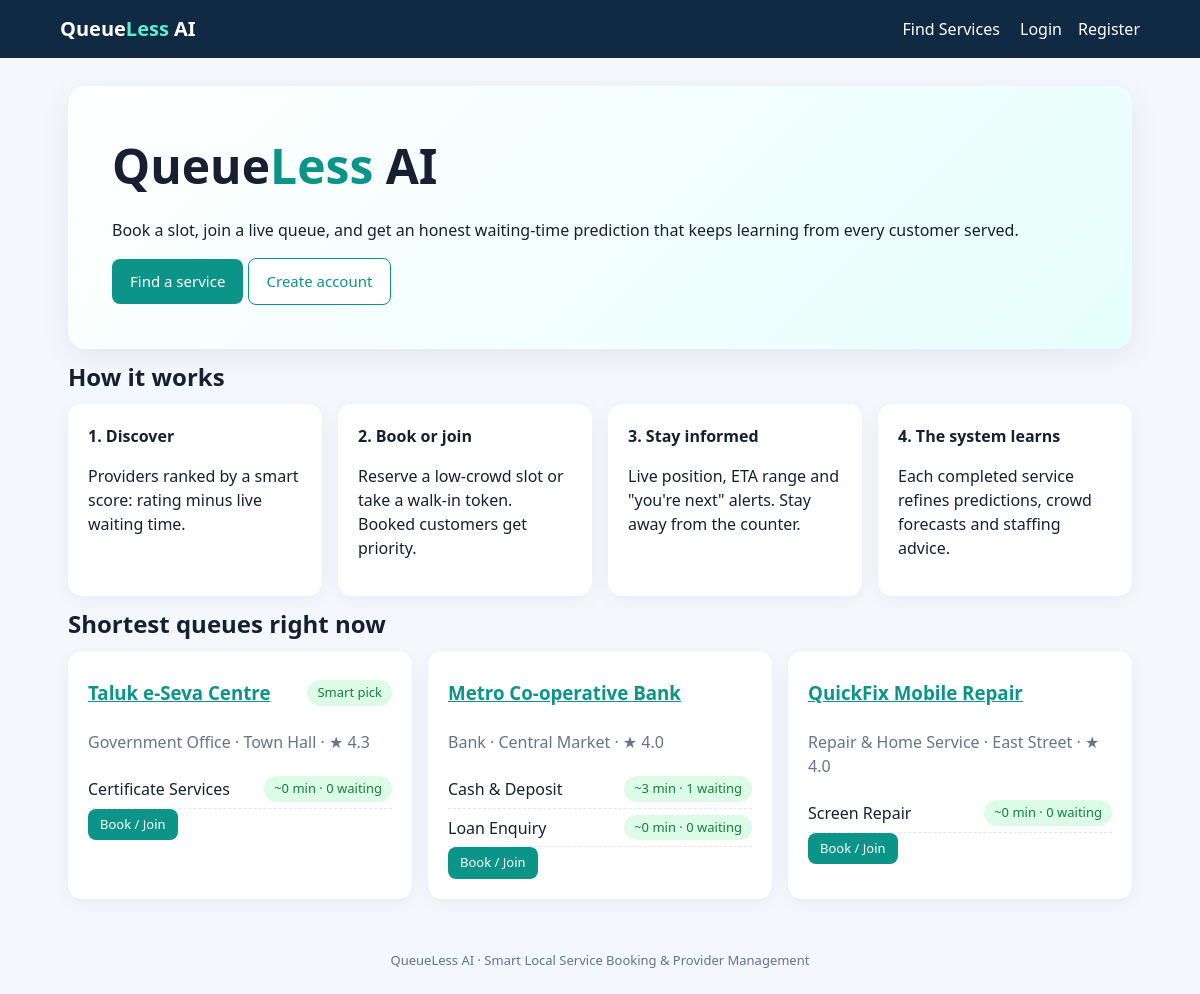
The page / on the database its author committed.
### queue_app/models.py (models this page shows, shortened)
class Provider(models.Model):
    CATEGORY_CHOICES = [
        ("HOSPITAL", "Hospital / Clinic"), ("BANK", "Bank"), ("SALON", "Salon & Spa"),
        ("REPAIR", "Repair & Home Service"), ("GOVT", "Government Office"), ("EDU", "College / Education"),
    ]
    owner = models.ForeignKey(User, on_delete=models.SET_NULL, null=True, blank=True, related_name="providers")
    name = models.CharField(max_length=140)
    category = models.CharField(max_length=20, choices=CATEGORY_CHOICES)
    area = models.CharField(max_length=100, blank=True)
    address = models.CharField(max_length=250, blank=True)
    description = models.TextField(blank=True)
    open_time = models.TimeField(default=time(9, 0))
    close_time = models.TimeField(default=time(17, 0))
    verified = models.BooleanField(default=False)
    created_at = models.DateTimeField(default=timezone.now)
    @property
    def avg_rating(self):
        value = self.reviews.aggregate(a=Avg("rating"))["a"]
        return round(value, 1) if value else None

class Service(models.Model):
    provider = models.ForeignKey(Provider, on_delete=models.CASCADE, related_name="services")
    name = models.CharField(max_length=120)
    description = models.CharField(max_length=250, blank=True)
    average_minutes = models.PositiveIntegerField(default=10)
    price = models.DecimalField(max_digits=8, decimal_places=2, default=0)
    active = models.BooleanField(default=True)
    @property
    def active_counters(self):
        return max(1, self.counters.filter(active=True).count())

### queue_app/views.py (the view, shortened to what this page needs)
# urls.py: path("", views.home, name="home"),
def home(request):
    ctx = {"cards": ai.provider_cards()[:3]}
    return render(request, "home.html", ctx)

### queue_app/ai.py (called while the page is built)
def service_stats(service, hour=None):
    hour = timezone.localtime().hour if hour is None else hour
    rows = list(ServiceHistory.objects.filter(service=service).order_by("-created_at")[:80])
    rows.reverse()
    return engine.estimate_service_time([r.minutes for r in rows], [r.hour for r in rows],
                                        hour, service.average_minutes)

def _counts(service, token=None):
    waiting = Token.objects.filter(service=service, status="WAITING")
    in_service = Token.objects.filter(service=service, status__in=["CALLED", "SERVING"])
    if token is not None:  # only people who will be served BEFORE this token
        waiting = waiting.filter(Q(priority__gt=token.priority) |
                                 Q(priority=token.priority, created_at__lt=token.created_at))
        in_service = in_service.exclude(pk=token.pk)
    return waiting.count(), in_service.count()

def new_joiner_wait(service):
    stats = service_stats(service)
    waiting, in_service = _counts(service)
    w = engine.wait_estimate(waiting, in_service, service.active_counters, stats["avg"], stats["sd"])
    return dict(minutes=w["minutes"], waiting=waiting, in_service=in_service, counters=service.active_counters)

def provider_cards(q="", category=""):
    qs = Provider.objects.filter(services__active=True)
    if q:
        qs = qs.filter(Q(name__icontains=q) | Q(area__icontains=q) | Q(services__name__icontains=q))
    if category:
        qs = qs.filter(category=category)
    cards = []
    for p in qs.distinct():
        rows = [(s, new_joiner_wait(s)) for s in p.services.filter(active=True)]
        best_wait = min(w["minutes"] for _, w in rows)
        rating = p.avg_rating
        cards.append(dict(provider=p, services=rows, best_wait=best_wait, rating=rating,
                          score=round((rating or 3.5) * 20 - best_wait)))
    cards.sort(key=lambda c: -c["score"])
    return cards

### queue_app/context.py (called while the page is built)
def shared(request):
    if not request.user.is_authenticated:
        return {"unread_count": 0, "is_provider": False}
    from .workflow import managed_services
    return {
        "unread_count": request.user.notifications.filter(read=False).count(),
        "is_provider": managed_services(request.user).exists(),
    }

### queue_app/engine.py (called while the page is built)
def ewma(values, alpha=0.3):
    if not values:
        return None
    n = len(values)
    weights = [(1 - alpha) ** (n - 1 - i) for i in range(n)]
    return sum(w * v for w, v in zip(weights, values)) / sum(weights)

### templates/home.html (shortened to what this page needs)
{% extends "base.html" %}
{% block content %}
<section class="hero">
  <h1>Queue<span>Less</span> AI</h1>
  <p>Book a slot, join a live queue, and get an honest waiting-time prediction that keeps learning from every customer served.</p>
  <a class="button" href="{% url 'providers' %}">Find a service</a>
  {% if not user.is_authenticated %}<a class="button ghost" href="{% url 'register' %}">Create account</a>{% endif %}
</section>
<h2>How it works</h2>
<div class="grid">
  <div class="card"><b>1. Discover</b><p>Providers ranked by a smart score: rating minus live waiting time.</p></div>
  <div class="card"><b>2. Book or join</b><p>Reserve a low-crowd slot or take a walk-in token. Booked customers get priority.</p></div>
  <div class="card"><b>3. Stay informed</b><p>Live position, ETA range and "you're next" alerts. Stay away from the counter.</p></div>
  <div class="card"><b>4. The system learns</b><p>Each completed service refines predictions, crowd forecasts and staffing advice.</p></div>
</div>
<h2>Shortest queues right now</h2>
<div class="grid">{% for c in cards %}{% include "partials/provider_card.html" with smart=True %}{% endfor %}</div>
{% endblock %}

### templates/partials/provider_card.html
<div class="card provider">
  <div class="row"><h3><a href="{% url 'provider_detail' c.provider.pk %}">{{ c.provider.name }}</a></h3>
    {% if forloop.first and smart %}<span class="pill good">Smart pick</span>{% endif %}</div>
  <p class="muted">{{ c.provider.get_category_display }} &middot; {{ c.provider.area }}
    {% if c.rating %}&middot; &#9733; {{ c.rating }}{% endif %}</p>
  {% for s, w in c.services %}
  <div class="svc"><span>{{ s.name }}</span>
    <span class="pill {% if w.minutes < 10 %}good{% elif w.minutes < 25 %}mid{% else %}bad{% endif %}">
      ~{{ w.minutes }} min &middot; {{ w.waiting }} waiting</span></div>
  {% endfor %}
  <a class="button small" href="{% url 'provider_detail' c.provider.pk %}">Book / Join</a>
</div>

### static/style.css (style rules this page uses)
:root { --brand:#0d9488;--ink:#172033;--bg:#f4f7fb;--card:#fff;--line:#e5e7eb;--muted:#64748b;--good:#15803d;--mid:#b45309;--bad:#b91c1c }
* { box-sizing:border-box }
body { margin:0;font-family:system-ui,Arial,sans-serif;background:var(--bg);color:var(--ink);line-height:1.5 }
h1,h2,h3 { margin:.4em 0 }
.muted { color:var(--muted) }
a { color:var(--brand) }
.hero { background:linear-gradient(135deg,#fff,#e6fffb);border-radius:18px;padding:44px;box-shadow:0 8px 30px #00000012;margin-bottom:10px }
.hero h1 { font-size:48px;margin:0 0 8px }
.hero span { color:var(--brand) }
.grid { display:grid;grid-template-columns:repeat(auto-fit,minmax(250px,1fr));gap:16px }
.card,.form-card { background:var(--card);border-radius:14px;padding:20px;margin:14px 0;box-shadow:0 4px 18px #0000000d }
.grid .card { margin:0 }
.row { display:flex;justify-content:space-between;align-items:center;gap:12px;flex-wrap:wrap }
.button,button.button { display:inline-block;background:var(--brand);color:#fff;border:0;border-radius:8px;padding:11px 18px;text-decoration:none;cursor:pointer;font-size:15px }
.button.small { padding:6px 12px;font-size:13px }
.button.ghost { background:#fff;color:var(--brand);border:1px solid var(--brand) }
.pill { display:inline-block;padding:3px 10px;border-radius:99px;font-size:13px;background:#e2e8f0;border:0 }
.pill.good,.status-COMPLETED { background:#dcfce7;color:var(--good) }
.svc { display:flex;justify-content:space-between;align-items:center;padding:6px 0;border-bottom:1px dashed var(--line);gap:8px }

### rows shown on the page
Provider: provider.name "Taluk e-Seva Centre", shows "Smart pick", provider.category "Government Office", provider.area "Town Hall", rating "4.3"
Service: name "Certificate Services", minutes "0", waiting "0"
Provider: provider.name "Metro Co-operative Bank", provider.category "Bank", provider.area "Central Market", rating "4.0"
Service: name "Cash & Deposit", minutes "3", waiting "1"
Service: name "Loan Enquiry", minutes "0", waiting "0"
Provider: provider.name "QuickFix Mobile Repair", provider.category "Repair & Home Service", provider.area "East Street", rating "4.0"
Service: name "Screen Repair", minutes "0", waiting "0"
